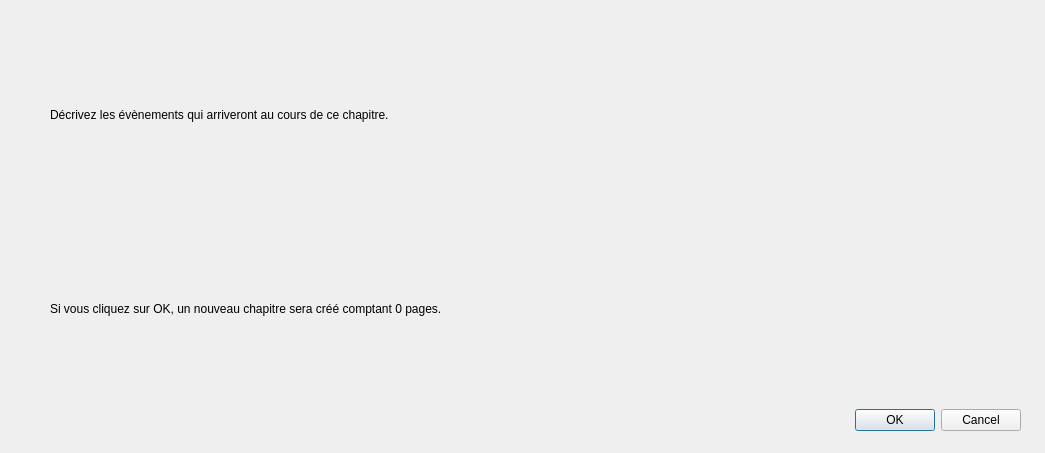
<?xml version="1.0" encoding="UTF-8"?>
<ui version="4.0">
 <class>NaryTreeDialog</class>
 <widget class="QDialog" name="NaryTreeDialog">
  <property name="geometry">
   <rect>
    <x>0</x>
    <y>0</y>
    <width>1045</width>
    <height>453</height>
   </rect>
  </property>
  <property name="windowTitle">
   <string>Dialog</string>
  </property>
  <widget class="QWidget" name="verticalLayoutWidget">
   <property name="geometry">
    <rect>
     <x>50</x>
     <y>20</y>
     <width>971</width>
     <height>411</height>
    </rect>
   </property>
   <layout class="QVBoxLayout" name="verticalLayout">
    <item>
     <widget class="QLabel" name="label">
      <property name="text">
       <string>Décrivez les évènements qui arriveront au cours de ce chapitre.</string>
      </property>
     </widget>
    </item>
    <item>
     <layout class="QVBoxLayout" name="eventsLayout"/>
    </item>
    <item>
     <widget class="QLabel" name="label_2">
      <property name="text">
       <string>Si vous cliquez sur OK, un nouveau chapitre sera créé comptant 0 pages.</string>
      </property>
     </widget>
    </item>
    <item>
     <widget class="QDialogButtonBox" name="buttonBox">
      <property name="orientation">
       <enum>Qt::Horizontal</enum>
      </property>
      <property name="standardButtons">
       <set>QDialogButtonBox::Cancel|QDialogButtonBox::Ok</set>
      </property>
     </widget>
    </item>
   </layout>
  </widget>
 </widget>
 <resources/>
 <connections>
  <connection>
   <sender>buttonBox</sender>
   <signal>accepted()</signal>
   <receiver>NaryTreeDialog</receiver>
   <slot>accept()</slot>
   <hints>
    <hint type="sourcelabel">
     <x>248</x>
     <y>254</y>
    </hint>
    <hint type="destinationlabel">
     <x>157</x>
     <y>274</y>
    </hint>
   </hints>
  </connection>
  <connection>
   <sender>buttonBox</sender>
   <signal>rejected()</signal>
   <receiver>NaryTreeDialog</receiver>
   <slot>reject()</slot>
   <hints>
    <hint type="sourcelabel">
     <x>316</x>
     <y>260</y>
    </hint>
    <hint type="destinationlabel">
     <x>286</x>
     <y>274</y>
    </hint>
   </hints>
  </connection>
 </connections>
</ui>
